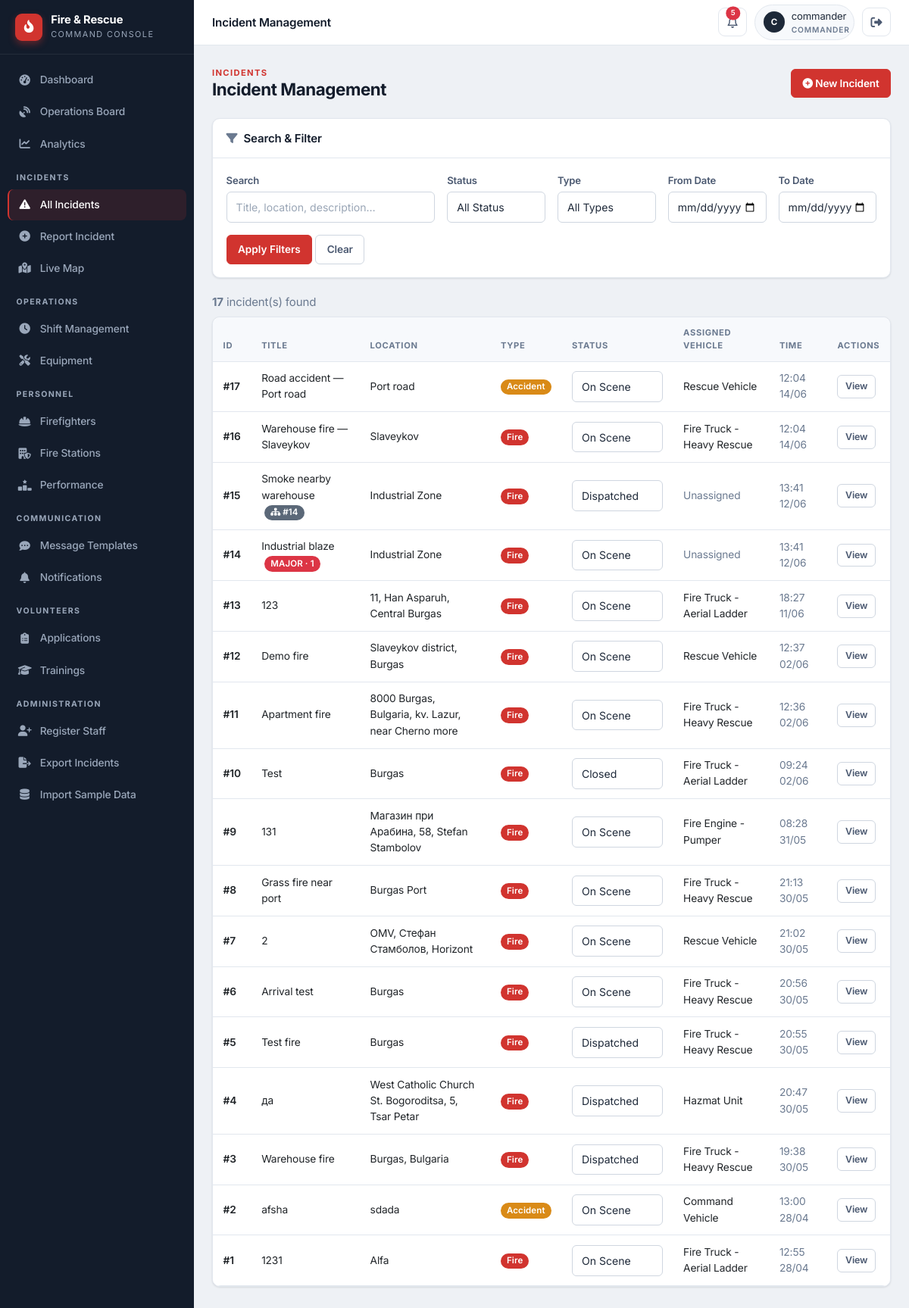
Page /staff/incidents (signed in) on the committed database.
### app/models/incident.py (models this page shows)
class Incident(db.Model):
    id = db.Column(db.Integer, primary_key=True)
    title = db.Column(db.String(100), nullable=False)
    location = db.Column(db.String(200), nullable=False)
    incident_type = db.Column(db.String(50), nullable=False)
    description = db.Column(db.Text)
    status = db.Column(db.String(20), default='Reported')
    reported_by = db.Column(db.Integer, db.ForeignKey('user_model.id'))
    reported_at = db.Column(db.DateTime, default=datetime.datetime.utcnow)
    assigned_vehicle_id = db.Column(db.Integer, db.ForeignKey('vehicle.id'), nullable=True)
    latitude = db.Column(db.Float, nullable=True)
    longitude = db.Column(db.Float, nullable=True)
    dispatched_at = db.Column(db.DateTime, nullable=True)
    on_scene_at = db.Column(db.DateTime, nullable=True)
    closed_at = db.Column(db.DateTime, nullable=True)
    last_updated = db.Column(db.DateTime, default=datetime.datetime.utcnow, onupdate=datetime.datetime.utcnow)
    updated_by = db.Column(db.Integer, db.ForeignKey('user_model.id'), nullable=True)
    is_major = db.Column(db.Boolean, default=False)
    parent_incident_id = db.Column(db.Integer, db.ForeignKey('incident.id'), nullable=True)
    assigned_vehicle = db.relationship('Vehicle', foreign_keys=[assigned_vehicle_id])
    reporter = db.relationship('UserModel', foreign_keys=[reported_by], backref='reported_incidents')
    updater = db.relationship('UserModel', foreign_keys=[updated_by], backref='updated_incidents')
    children = db.relationship('Incident', backref=db.backref('parent', remote_side=[id]),
                               foreign_keys=[parent_incident_id])
    wind_direction = db.Column(db.Integer, nullable=True)  # degrees (0-360)
    wind_speed = db.Column(db.Float, nullable=True)  # km/h

### app/models/vehicle.py (models this page shows)
class Vehicle(db.Model):
    id = db.Column(db.Integer, primary_key=True)
    type = db.Column(db.String(50))
    location = db.Column(db.String(200))
    latitude = db.Column(db.Float, nullable=True)
    longitude = db.Column(db.Float, nullable=True)
    last_updated = db.Column(db.DateTime, default=datetime.datetime.utcnow, onupdate=datetime.datetime.utcnow)
    speed = db.Column(db.Float, nullable=True)
    heading = db.Column(db.Integer, nullable=True)
    status = db.Column(db.String(20), default='station')
    station_id = db.Column(db.Integer, db.ForeignKey('fire_station.id'), nullable=True)
    current_incident_id = db.Column(db.Integer, db.ForeignKey('incident.id'), nullable=True)
    route_polyline = db.Column(db.Text, nullable=True)      # JSON list of [lat, lng] along the road
    route_started_at = db.Column(db.DateTime, nullable=True)  # when the vehicle began driving
    route_total_seconds = db.Column(db.Float, nullable=True)  # animation duration (sped up for demo)
    route_real_seconds = db.Column(db.Float, nullable=True)   # real OSRM driving time, for ETA display
    route_distance_m = db.Column(db.Float, nullable=True)     # real route distance in meters
    route_dest_lat = db.Column(db.Float, nullable=True)
    route_dest_lng = db.Column(db.Float, nullable=True)
    current_incident = db.relationship('Incident', foreign_keys=[current_incident_id])
    firefighters = db.relationship('Firefighter', backref='assigned_vehicle', lazy=True)

### app/routes/incidents.py (the view, shortened to what this page needs)
@incidents_bp.route('/staff/incidents')
@login_required
def list_incidents():
    search_query = request.args.get('search', '')
    status_filter = request.args.get('status', '')
    type_filter = request.args.get('type', '')
    date_from = request.args.get('date_from', '')
    date_to = request.args.get('date_to', '')
    query = Incident.query
    if status_filter:
        query = query.filter(Incident.status == status_filter)
    if type_filter:
        query = query.filter(Incident.incident_type == type_filter)
    if date_from:
        date_from_obj = datetime.datetime.strptime(date_from, '%Y-%m-%d')
        query = query.filter(Incident.reported_at >= date_from_obj)
    if date_to:
        date_to_obj = datetime.datetime.strptime(date_to, '%Y-%m-%d') + datetime.timedelta(days=1)
        query = query.filter(Incident.reported_at <= date_to_obj)
    all_incidents = query.order_by(Incident.reported_at.desc()).all()
    all_statuses = db.session.query(Incident.status).distinct().all()
    all_types = db.session.query(Incident.incident_type).distinct().all()
    return render_template('staff/incidents/list.html',
                           incidents=all_incidents,
                           all_statuses=[s[0] for s in all_statuses],
                           all_types=[t[0] for t in all_types],
                           search_query=search_query,
                           status_filter=status_filter,
                           type_filter=type_filter,
                           date_from=date_from,
                           date_to=date_to)

### app/templates/staff/incidents/list.html (shortened to what this page needs)
{% extends "staff/base.html" %}
{% block topbar_title %}Incident Management{% endblock %}
{% block content %}
<div class="page-head">
    <div>
        <div class="eyebrow">Incidents</div>
        <h1>Incident Management</h1>
    </div>
    <a href="{{ url_for('incidents.report_incident') }}" class="btn btn-primary">
        <i class="fa-solid fa-circle-plus"></i> New Incident
    </a>
</div>
<div class="card">
    <div class="card-header"><i class="fa-solid fa-filter text-muted me-2"></i>Search &amp; Filter</div>
    <div class="card-body">
        <form method="GET" action="{{ url_for('incidents.list_incidents') }}">
            <div class="row g-3">
                <div class="col-md-4">
                    <label class="form-label">Search</label>
                    <input type="text" name="search" class="form-control" value="{{ search_query }}" placeholder="Title, location, description…">
                </div>
                <div class="col-md-2">
                    <label class="form-label">Status</label>
                    <select name="status" class="form-select">
                        <option value="">All Status</option>
                    </select>
                </div>
                <div class="col-md-2">
                    <label class="form-label">Type</label>
                    <select name="type" class="form-select">
                        <option value="">All Types</option>
                    </select>
                </div>
                <div class="col-md-2">
                    <label class="form-label">From Date</label>
                    <input type="date" name="date_from" class="form-control" value="{{ date_from }}">
                </div>
                <div class="col-md-2">
                    <label class="form-label">To Date</label>
                    <input type="date" name="date_to" class="form-control" value="{{ date_to }}">
                </div>
            </div>
            <div class="mt-3">
                <button type="submit" class="btn btn-primary">Apply Filters</button>
                <a href="{{ url_for('incidents.list_incidents') }}" class="btn btn-outline-secondary">Clear</a>
            </div>
        </form>
    </div>
</div>
<div class="mb-2 text-muted"><strong>{{ incidents|length }}</strong> incident(s) found</div>
<div class="card mb-0">
    <div class="table-responsive">
        <table class="table table-hover mb-0">
            <thead>
                <tr>
                    <th>ID</th><th>Title</th><th>Location</th><th>Type</th><th>Status</th><th>Assigned Vehicle</th><th>Time</th><th>Actions</th>
                </tr>
            </thead>
            <tbody>
                {% for incident in incidents %}
                <tr>
                    <td class="fw-semibold">#{{ incident.id }}</td>
                    <td>
                        {{ incident.title }}
                        {% if incident.is_major %}
                        <span class="badge bg-danger ms-1" title="{{ incident.children|length }} linked incident(s)">MAJOR{% if incident.children %} · {{ incident.children|length }}{% endif %}</span>
                        {% elif incident.parent %}
                        <a href="{{ url_for('incidents.detail', incident_id=incident.parent.id) }}" class="badge bg-secondary ms-1 text-decoration-none" title="Part of Major Incident #{{ incident.parent.id }}">
                            <i class="fa-solid fa-sitemap"></i> #{{ incident.parent.id }}
                        </a>
                        {% endif %}
                    </td>
                    <td>{{ incident.location }}</td>
                    <td><span class="badge bg-{% if incident.incident_type == 'fire' %}primary{% elif incident.incident_type == 'rescue' %}success{% elif incident.incident_type == 'accident' %}warning{% else %}secondary{% endif %} text-capitalize">{{ incident.incident_type }}</span></td>
                    <td>
                        <div class="d-flex align-items-center">
                            <select class="form-select form-select-sm quick-status" data-incident="{{ incident.id }}" style="width:auto; min-width:120px;">
                                <option value="Dispatched" {% if incident.status == 'Dispatched' %}selected{% endif %}>Dispatched</option>
                                <option value="On Scene" {% if incident.status == 'On Scene' %}selected{% endif %}>On Scene</option>
                                <option value="Closed" {% if incident.status == 'Closed' %}selected{% endif %}>Closed</option>
                            </select>
                        </div>
                    </td>
                    <td>{% if incident.assigned_vehicle %}{{ incident.assigned_vehicle.type }}{% else %}<span class="text-muted">Unassigned</span>{% endif %}</td>
                    <td class="text-muted">{{ incident.reported_at.strftime('%H:%M %d/%m') }}</td>
                    <td><a href="{{ url_for('incidents.detail', incident_id=incident.id) }}" class="btn btn-sm btn-outline-secondary">View</a></td>
                </tr>
                {% endfor %}
            </tbody>
        </table>
    </div>
</div>
{% endblock %}

### rows in the picture
Incident: id "17", title "Road accident — Port road", location "Port road", incident_type "Accident", status+id "On Scene", assigned_vehicle.type "Rescue Vehicle", reported_at "12:04 14/06"
Incident: id "16", title "Warehouse fire — Slaveykov", location "Slaveykov", incident_type "Fire", status+id "On Scene", assigned_vehicle.type "Fire Truck - Heavy Rescue", reported_at "12:04 14/06"
Incident: id "15", title "Smoke nearby warehouse", parent.id "14", location "Industrial Zone", incident_type "Fire", status+id "Dispatched", shows "Unassigned", reported_at "13:41 12/06"
Incident: id "14", title "Industrial blaze", children|length "1", location "Industrial Zone", incident_type "Fire", status+id "On Scene", shows "Unassigned", reported_at "13:41 12/06"
Incident: id "13", title "123", location "11, Han Asparuh, Central Burgas", incident_type "Fire", status+id "On Scene", assigned_vehicle.type "Fire Truck - Aerial Ladder", reported_at "18:27 11/06"
Incident: id "12", title "Demo fire", location "Slaveykov district, Burgas", incident_type "Fire", status+id "On Scene", assigned_vehicle.type "Rescue Vehicle", reported_at "12:37 02/06"
Incident: id "11", title "Apartment fire", location "8000 Burgas, Bulgaria, kv. Lazur, near Cherno more", incident_type "Fire", status+id "On Scene", assigned_vehicle.type "Fire Truck - Heavy Rescue", reported_at "12:36 02/06"
Incident: id "10", title "Test", location "Burgas", incident_type "Fire", status+id "Closed", assigned_vehicle.type "Fire Truck - Aerial Ladder", reported_at "09:24 02/06"
Incident: id "9", title "131", location "Магазин при Арабина, 58, Stefan Stambolov", incident_type "Fire", status+id "On Scene", assigned_vehicle.type "Fire Engine - Pumper", reported_at "08:28 31/05"
Incident: id "8", title "Grass fire near port", location "Burgas Port", incident_type "Fire", status+id "On Scene", assigned_vehicle.type "Fire Truck - Heavy Rescue", reported_at "21:13 30/05"
Incident: id "7", title "2", location "OMV, Стефан Стамболов, Horizont", incident_type "Fire", status+id "On Scene", assigned_vehicle.type "Rescue Vehicle", reported_at "21:02 30/05"
Incident: id "6", title "Arrival test", location "Burgas", incident_type "Fire", status+id "On Scene", assigned_vehicle.type "Fire Truck - Heavy Rescue", reported_at "20:56 30/05"
Incident: id "5", title "Test fire", location "Burgas", incident_type "Fire", status+id "Dispatched", assigned_vehicle.type "Fire Truck - Heavy Rescue", reported_at "20:55 30/05"
Incident: id "4", title "да", location "West Catholic Church St. Bogoroditsa, 5, Tsar Petar", incident_type "Fire", status+id "Dispatched", assigned_vehicle.type "Hazmat Unit", reported_at "20:47 30/05"
Incident: id "3", title "Warehouse fire", location "Burgas, Bulgaria", incident_type "Fire", status+id "Dispatched", assigned_vehicle.type "Fire Truck - Heavy Rescue", reported_at "19:38 30/05"
Incident: id "2", title "afsha", location "sdada", incident_type "Accident", status+id "On Scene", assigned_vehicle.type "Command Vehicle", reported_at "13:00 28/04"
Incident: id "1", title "1231", location "Alfa", incident_type "Fire", status+id "On Scene", assigned_vehicle.type "Fire Truck - Aerial Ladder", reported_at "12:55 28/04"

### other values in the picture
{{ (session.user_name or '?')[0]|upper }} "C"
{{ session.user_name }} "commander"
{{ session.user_role }} "COMMANDER"
{{ incidents|length }} "17"
